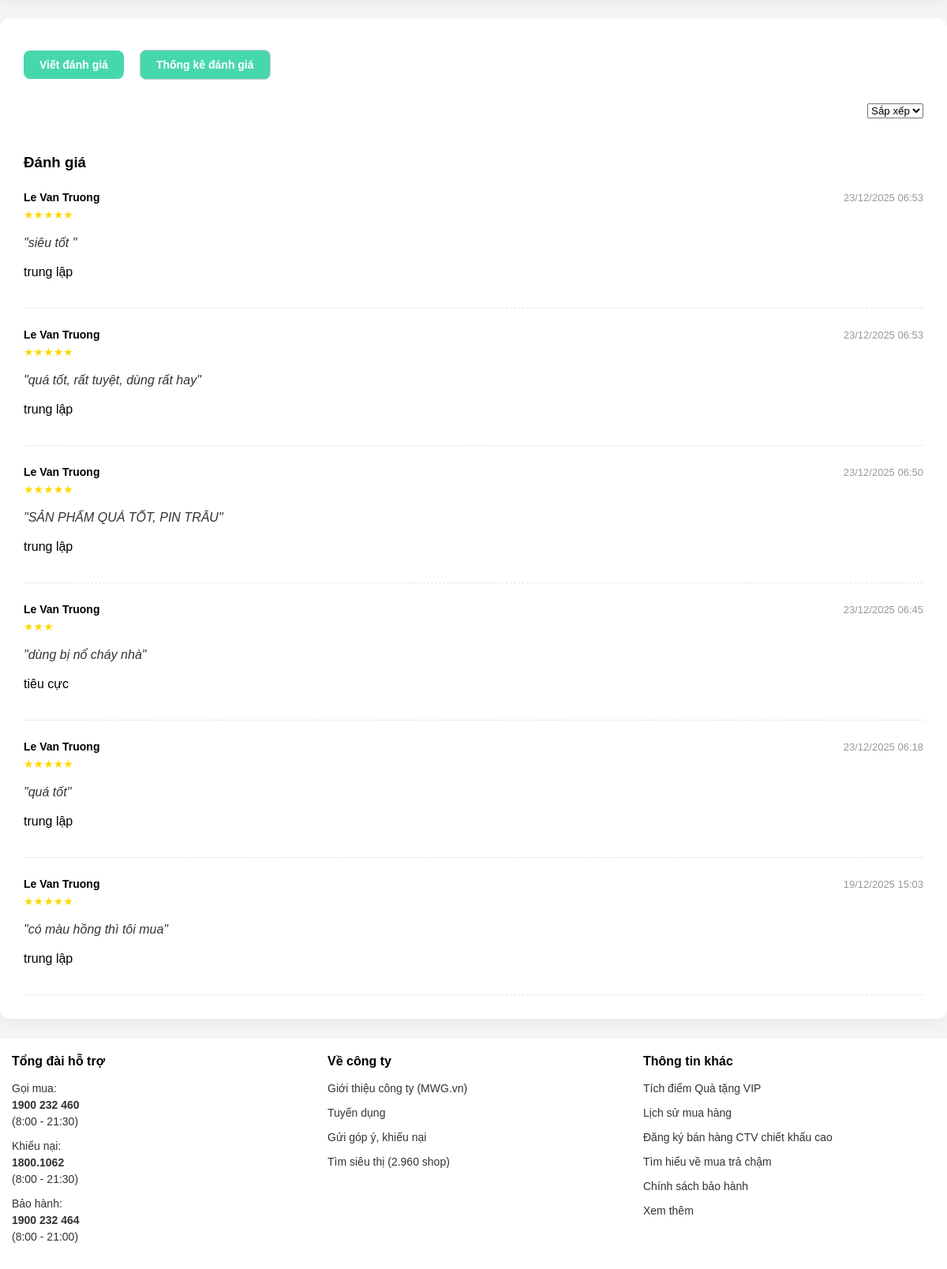
The app's page /product/AC-007/ (lower part), older data.
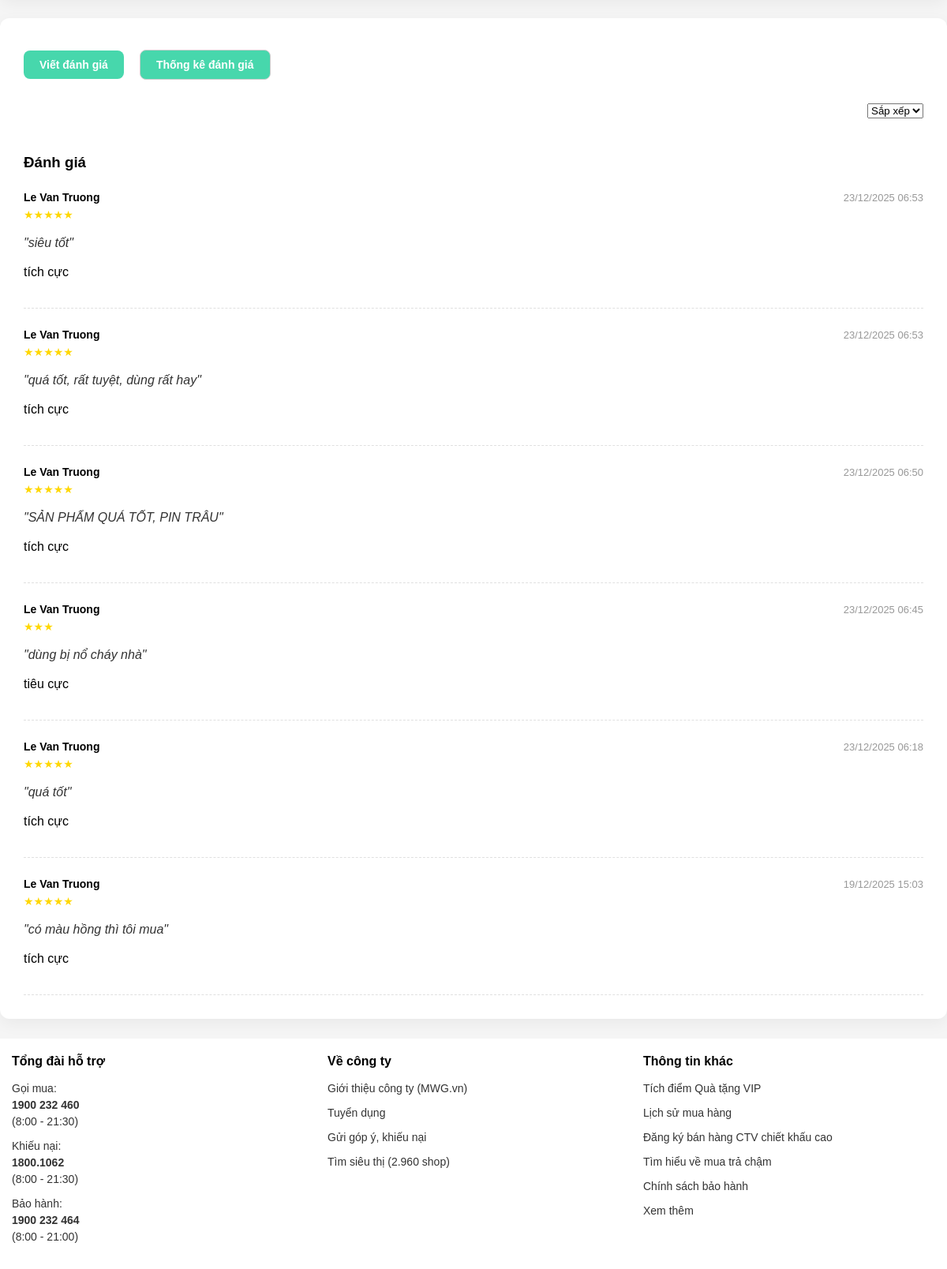
The same page, newer data.
### comments/models.py (models this page shows, shortened)
class Comment(models.Model):
    id = models.UUIDField(primary_key=True, default=uuid.uuid4, verbose_name="ID")
    customer = models.ForeignKey('accounts.Customer', on_delete=models.SET_NULL, null=True, verbose_name="Mã khách hàng")
    product = models.ForeignKey('products.Product', on_delete=models.SET_NULL , null=True, verbose_name="Mã sản phẩm")
    rating = models.IntegerField(verbose_name="Số sao")
    content = models.TextField(null=True, blank=True, verbose_name="Nội dung")
    created_at = models.DateTimeField(auto_now_add=True, verbose_name="Ngày tạo")
    label = models.CharField(max_length=20,verbose_name="Cảm xúc")
    is_approved = models.BooleanField(default=True, verbose_name="Đã duyệt")
    class Meta:
        verbose_name = "Bình luận"
        verbose_name_plural = "Danh sách bình luận"

### accounts/models.py (models this page shows, shortened)
class Customer(models.Model):
    id = models.CharField(primary_key=True, verbose_name="ID")
    email = models.EmailField(verbose_name="Email", unique=True)
    password_hash = models.CharField(verbose_name="Passwork_hash", max_length=255)
    full_name = models.CharField(verbose_name="Họ và tên", max_length=255, null=True, blank=True)
    phone = models.CharField(verbose_name="Số điện thoại", max_length=20, null=True, blank=True)
    date_of_birth = models.DateField(verbose_name="Ngày sinh", null=True, blank=True)
    gender = models.CharField(verbose_name="Giới tính", max_length=10, null=True, blank=True)
    status = models.CharField(verbose_name="Trạng thái", default="Hoạt động")
    created_at = models.DateTimeField(verbose_name="Ngày tạo", auto_now_add=True, null=True)

### products/views.py (the view)
# urls.py: path('product/<str:pk>/', views.product_detail, name='productDetail'),
def product_detail(request, pk):
    product = get_object_or_404(Product, pk=pk, status=True)
    comments = Comment.objects.filter(product=product).order_by('-created_at')
    ratingAVG = Comment.objects.filter(product=product).aggregate(Avg('rating'))['rating__avg'] or 0
    ratingAVG_int = math.floor(ratingAVG)
    images = product.images.all()
    main_image = product.image_main or (images.first().image if images else None)
    attributes = ProductAttribute.objects.filter(product=product)
    discount = ProductDiscount.objects.filter(
        product=product,
        start_date__lte=timezone.now(),
        end_date__gte=timezone.now()
    ).first()
    return render(request, 'products/productDetails.html', {
        'product': product,
        'images': images,
        'main_image': main_image,
        'attributes': attributes,
        'discount': discount,
        'comments': comments,
        'ratingAVG': ratingAVG_int,
    })

### products/models.py (called while the page is built)
    def formatted_price(self):
        return f"{int(self.original_price):,} VNĐ".replace(",", ".")

    def formatted_priceD(self):
        return f"{int(self.discounted_price):,} VNĐ".replace(",", ".")

### products/templates/products/productDetails.html (shortened to what this page needs)
{% extends "productDetailBase.html" %}
{% block head %}
{% load static %}
{% load custom_filters %}
<link rel="stylesheet" href="{% static 'products/css/productDetails.css' %}">
{% endblock %}
{% block content %}
<div class="product-section comment">
    <div class="manage-review">
        <button id="writeReviewBtn">Viết đánh giá</button>
        <button id="analysis">Thống kê đánh giá</button>
    </div>
    <div class="sort-area">
        <select>
            <option>Sắp xếp</option>
        </select>
    </div>
    <div class="comment-list">
        <h3>Đánh giá</h3>
        {% for comment in comments %}
        <div class="comment-item">
            <div class="comment-header">
                <span class="comment-author">
                    {{ comment.customer.full_name }}
                </span>
                <span class="comment-date">
                    {{ comment.created_at|date:"d/m/Y H:i" }}
                </span>
            </div>
            <p class="comment-rating" style="color: #FFD700">
                {% for i in "12345"|slice:comment.rating %}★{% endfor %}
            </p>
            <p class="comment-text">
                "{{ comment.content }}"
            </p>
            <p>{{ comment.label }}</p>
        </div>
        {% empty %}
        <p>Chưa có bình luận nào cho sản phẩm này.</p>
        {% endfor %}
    </div>
</div>
{% endblock %}

Row changes from the older to the newer data that the page shows:
changed Comment "siêu tốt": label "trung lập" → "tích cực"
changed Comment "quá tốt, rất tuyệt, dùng rất hay": label "trung lập" → "tích cực"
changed Comment "SẢN PHẨM QUÁ TỐT, PIN TRÂU": label "trung lập" → "tích cực"
changed Comment "quá tốt": label "trung lập" → "tích cực"
changed Comment "có màu hồng thì tôi mua": label "trung lập" → "tích cực"
